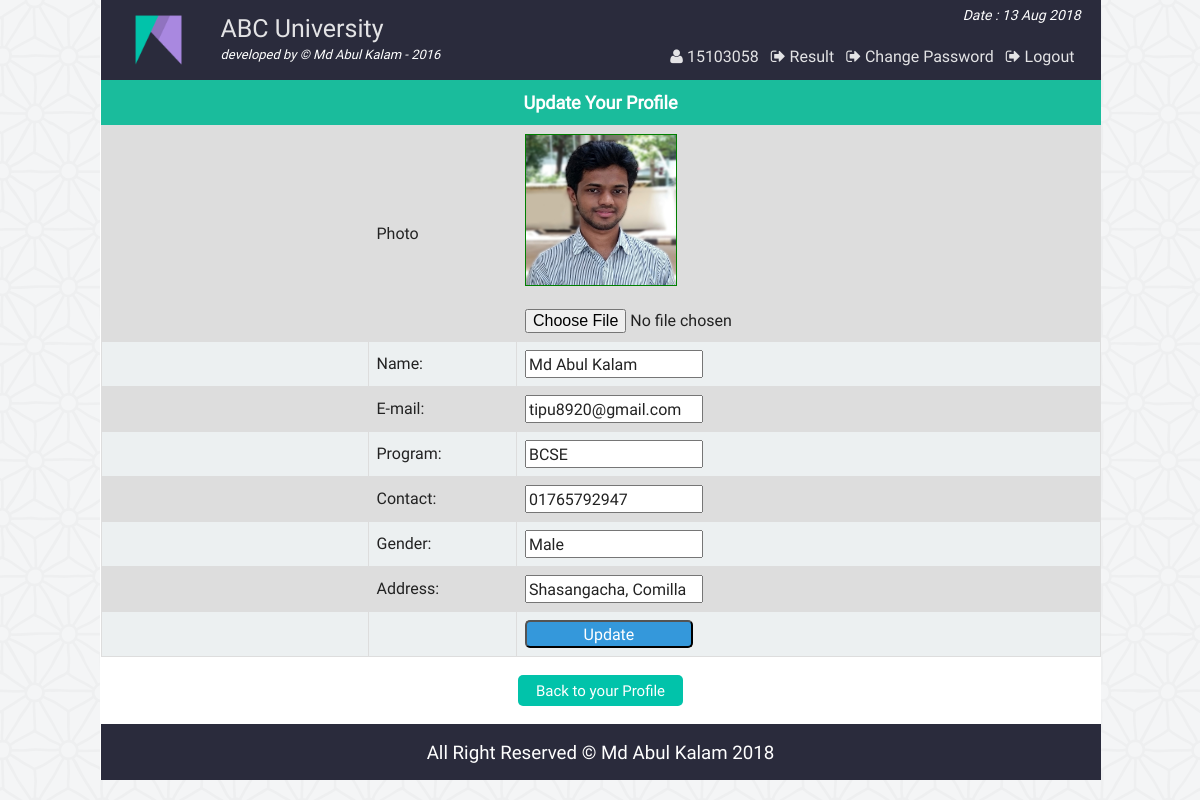
Page /st_update.php (signed in) on the committed database.
### tables this page shows
CREATE TABLE IF NOT EXISTS `st_info` (
  `st_id` int(11) NOT NULL,
  `name` varchar(100) NOT NULL,
  `password` varchar(32) NOT NULL,
  `email` varchar(50) NOT NULL,
  `bday` date NOT NULL,
  `program` varchar(10) NOT NULL,
  `contact` varchar(20) NOT NULL,
  `gender` varchar(10) NOT NULL,
  `address` varchar(255) NOT NULL,
  `img` varchar(255) DEFAULT NULL,
  PRIMARY KEY (`st_id`)
);

### php/functions.php (called while the page is built, shortened)
<?php
class login_registration_class{
	public function getuserbyid($st_id){
		global $conn;
		$query = $conn->query("select * from st_info where st_id='$st_id'");
		return $query;
	}
};
?>

### st_update.php (the view, shortened to what this page needs)
<?php
	require "php/config.php";
	require_once "php/functions.php";
	$user = new login_registration_class();
	$sid = $_SESSION['sid'];
?>
<?php
include "php/headertop.php";
?>
<div class="profile">
			<h3 style="font-size:18px;text-align:center;background:#1abc9c;color:#fff;padding:10px;margin:0">Update Your Profile</h3>
			<div class="st_update fix">
				<form action="" method="post" enctype="multipart/form-data">
						<?php
						$result = $user->getuserbyid($sid);
						while($row = $result->fetch_assoc()){
						?>
					<table class="tab_one" >
						<tr>
							<td style="width:250px;"></td>
							<td>Photo</td>
							<td>
							<img id="logo_preview" src="img/student/<?php echo $row['img']?>" style="height:150px; width:150px; border:1px green solid;"><br><br>
							<input type="file" name="personal_image" id="spic" onchange="PreviewImage('personal_image', 'logo_preview')" />
							</td>
						</tr>
						<tr>
							<td style="width:125px;"></td>
							<td>Name:</td>
							<td><input type="text" name="st_name" value="<?php echo $row['name'];?>"></td>
						</tr>
						<tr>
							<td style="width:125px;"></td>
							<td>E-mail:</td>
							<td><input type="email" name="st_email" value="<?php echo $row['email']; ?>"></td>
						</tr>
						<tr>
							<td style="width:125px;"></td>
							<td>Program:</td>
							<td><input type="text" name="st_dept" value="<?php echo $row['program']; ?>"></td>
						</tr>
						<tr>
							<td style="width:125px;"></td>
							<td>Contact:</td>
							<td><input type="text" name="st_contact" value="<?php echo $row['contact']; ?>"></td>
						</tr>
						<tr>
							<td style="width:125px;"></td>
							<td>Gender:</td>
							<td><input type="text" name="st_gender" value="<?php echo $row['gender']; ?>"></td>
						</tr>
						<tr>
							<td style="width:125px;"></td>
							<td>Address:</td>
							<td><input type="text" name="st_add" value="<?php echo $row['address']; ?>"></td>
						</tr>
						<tr>
						<td style="width:125px;"></td>
						<td></td>
						<td colspan="2">
							<input style="background:#3498db;color:#fff;width:168px;border-radius:5px;" type="submit" name="Update" value="Update">
							</td>
						</tr>
					</table>
						<?php } ?>
				</form>
			</div>
			<div class="back fix">
				<p style="text-align:center"><a href="st_profile.php"><button class="editbtn">Back to your Profile</button></a></p>
			</div>
</div>
<?php include "php/footerbottom.php";?>

### css/main.css (style rules this page uses)
html { color: #222; font-size: 1em; line-height: 1.4; }
audio, canvas, iframe, img, svg, video { vertical-align: middle; }
a { text-decoration:none; }
.fix { overflow:hidden; }
body { font-family:roboto !important; background:url(../img/ptrn.png) repeat fixed; }
.st_reg th, td { padding: 8px; }
table.tab_one { width:100%; }
table.tab_one td { border:1px solid #ddd; padding:8px; }
table.tab_one tr:nth-child(odd) { background:#ddd; }
table.tab_one tr:nth-child(even) { background:#ecf0f1; }
.editbtn { background-color: #01C3AA; border: none; border-radius:5px; color: white; padding: 5px 18px; text-align: center; text-decoration: none; display: inline-block; font-size: 15px; margin: 2px 1px; cursor: pointer; }
table.att_tab tr,td,th { border:2px solid #ddd; border-collapse:collapse; padding:8px; }

### rows in the picture
st_info: img (picture), st_name "Md Abul Kalam", st_email "tipu8920@gmail.com", st_dept "BCSE", st_contact "01765792947", st_gender "Male", st_add "Shasangacha, Comilla"

### other values in the picture
$sid "15103058"
